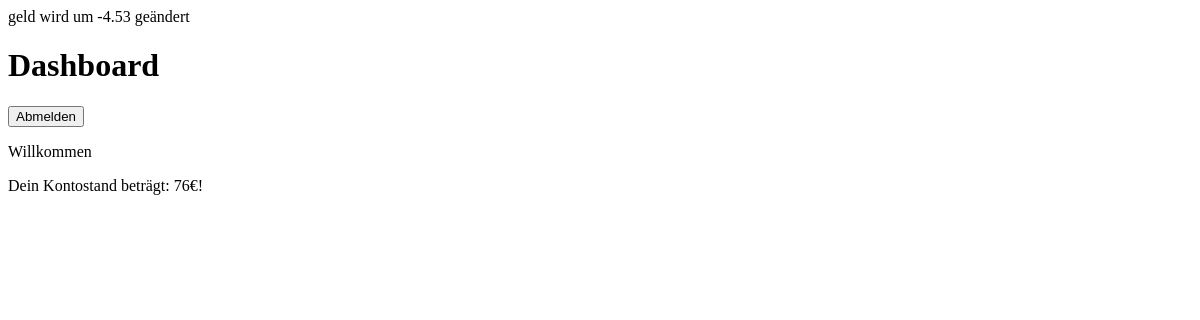
/dashboard.php (signed in), run on an earlier commit of the app's database.
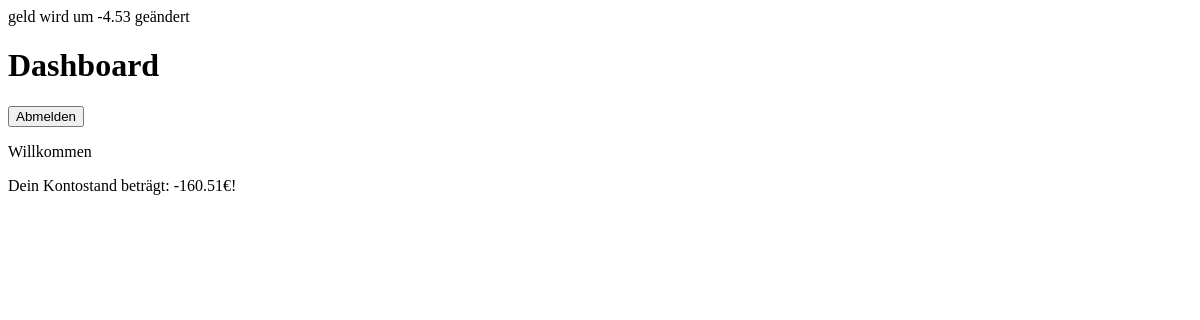
And on a later commit of the database.
### tables this page shows
CREATE TABLE "user" (
	"email"	TEXT NOT NULL UNIQUE,
	"pwHash"	TEXT NOT NULL,
	"geld"	INTEGER,
	PRIMARY KEY("email")
);

### dashboard.php (the view, shortened to what this page needs)
<?php
require_once 'user.php';
$nutzer = new user($_SESSION['email']);
$nutzer->changeGeld(-4.53);
?>
<!DOCTYPE html>
<html>
    <head>
        <link rel="stylesheet" href="">
    </head>
    <body>
        <h1>
            Dashboard
        </h1>
        <form method="post">
            <button name="abmelden">Abmelden</button>
        </form>
        <div>   <p>Willkommen</p>
                <p>Dein Kontostand beträgt: <?php  echo $nutzer->getGeld() . '€';?>!</p>
        </div>
    </body>
</html>

### user.php (shortened to what this page needs)
<?php
class user{
private $em;
private $db;
function __construct($pEm){
$this->db= new PDO('sqlite:user.db');
$this->em=$pEm;
}
public function getGeld(){
    try{
        $geldSQLpayload = $this->db->prepare(
            "SELECT geld
            FROM user
            WHERE email = :em;");
        $geldSQLpayload->execute([':em' => $this->em]);
        $resultGeld = $geldSQLpayload->fetch(PDO::FETCH_ASSOC);
        return $resultGeld['geld'];
    }
    catch(PDOException $e) {
        echo "Datenbank Fehler: " . $e->getMessage();
    }
}
public function changeGeld($amount){
    try{
        echo "geld wird um " . $amount . " geändert";
    }
    catch(PDOException $e) {
        echo "Datenbank Fehler: " . $e->getMessage();
    }
}
}
?>

What changed in the data, as far as the page shows it:
changed user: geld "76" → "-160.51"
